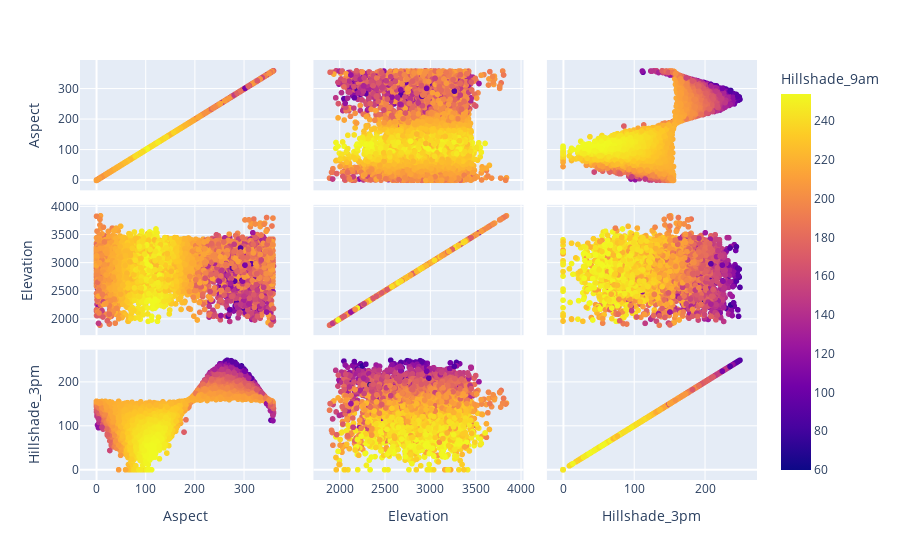

The cell this chart's notebook holds for it:
### Code cell
fig = px.scatter_matrix(base, dimensions=['Aspect','Elevation','Hillshade_3pm'], color= 'Hillshade_9am')
fig.show()

### Figure 1 — Plotly figure (JSON) as saved in the notebook; plotly's stock layout.template omitted (floating-point values rounded to 4 significant figures; data arrays with more than 128 entries replaced by an {"elided": "..."} marker saying what was removed)
{"data": [{"dimensions": [{"axis": {"matches": true}, "label": "Aspect", "values": {"elided": "10000 float values"}}, {"axis": {"matches": true}, "label": "Elevation", "values": {"elided": "10000 float values"}}, {"axis": {"matches": true}, "label": "Hillshade_3pm", "values": {"elided": "10000 float values"}}], "hovertemplate": "%{xaxis.title.text}=%{x}<br>%{yaxis.title.text}=%{y}<br>Hillshade_9am=%{marker.color}<extra></extra>", "legendgroup": "", "marker": {"color": {"elided": "10000 float values"}, "coloraxis": "coloraxis", "symbol": "circle"}, "name": "", "showlegend": false, "type": "splom"}], "layout": {"coloraxis": {"colorbar": {"title": {"text": "Hillshade_9am"}}, "colorscale": [[0, "#0d0887"], [0.1111, "#46039f"], [0.2222, "#7201a8"], [0.3333, "#9c179e"], [0.4444, "#bd3786"], [0.5556, "#d8576b"], [0.6667, "#ed7953"], [0.7778, "#fb9f3a"], [0.8889, "#fdca26"], [1, "#f0f921"]]}, "dragmode": "select", "legend": {"tracegroupgap": 0}, "margin": {"t": 60}}}
